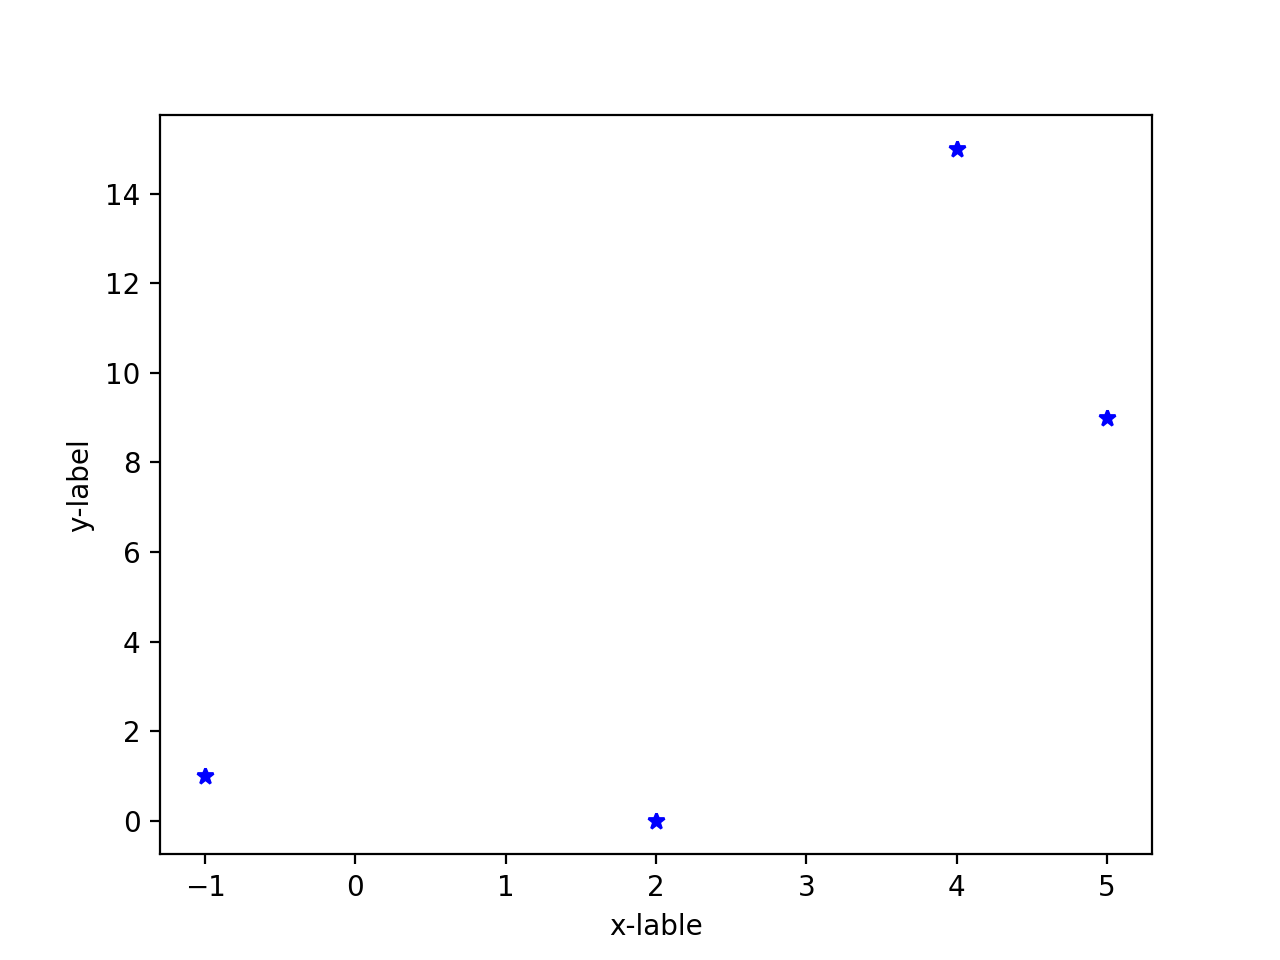

Recreate this plot in Python.
# file name: plot_list_data_2.py
import matplotlib.pyplot as plt
plt.plot([-1, 2, 5, 4], [1, 0, 9, 15], 'b*')
plt.xlabel('x-lable') # here is how to lable the plot
plt.ylabel('y-label')
plt.show()
